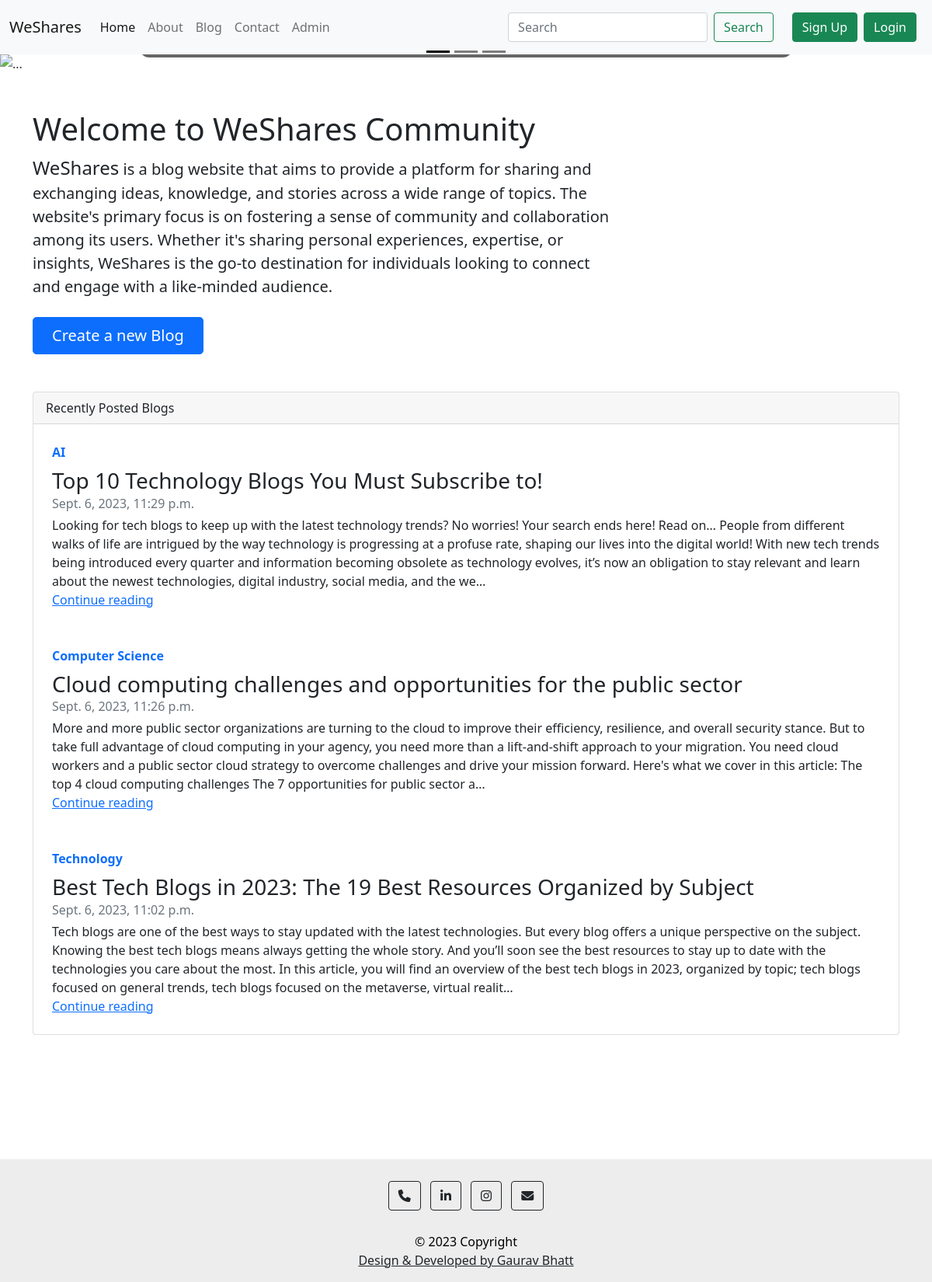
Before: / with the older database file.
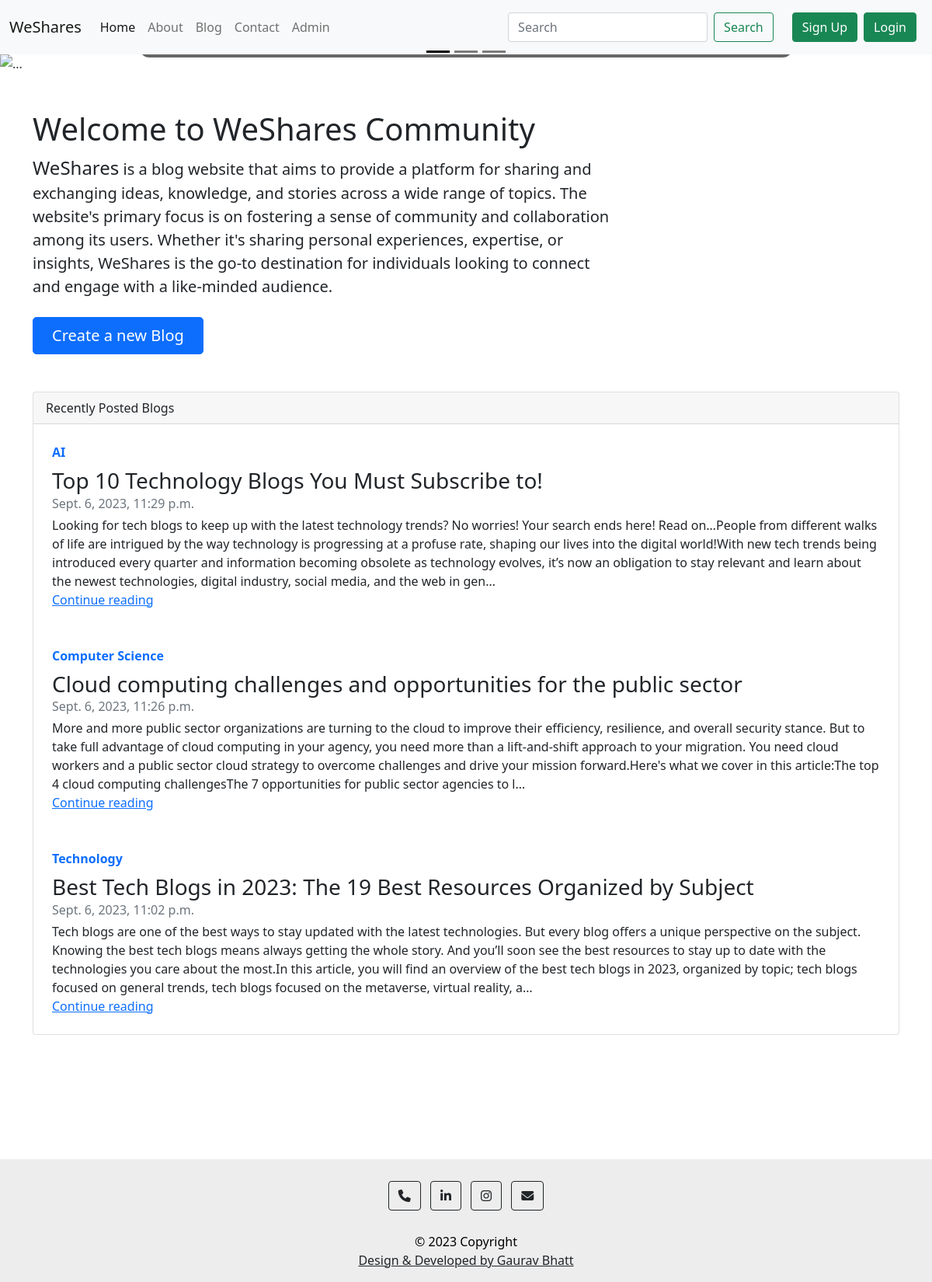
After: the same page with the newer database file.
### blog/models.py (models this page shows, shortened)
class post(models.Model):
    sno=models.AutoField(primary_key=True)
    title=models.CharField(max_length=122)
    content=models.CharField(max_length=10000)
    author=models.CharField(max_length=20)
    slug=models.CharField(max_length=120)
    date=models.DateTimeField()
    user =models.ForeignKey(User, on_delete=models.CASCADE , null=True)

### home/views.py (the view)
# urls.py: path('', views.home , name="home"),
def home(request):
     allpost=models.post.objects.all()[::-2]
     context={'allpost':allpost}
     return render(request , 'home/home.html' , context)

### template/home/home.html (shortened to what this page needs)
{% extends 'base.html' %}
{% block homeactive %} active{% endblock homeactive %}
{% block body %}
<div id="carouselExampleDark" class="carousel carousel-dark slide" data-bs-ride="carousel">
    <div class="carousel-indicators">
      <button type="button" data-bs-target="#carouselExampleDark" data-bs-slide-to="0" class="active" aria-current="true" aria-label="Slide 1"></button>
      <button type="button" data-bs-target="#carouselExampleDark" data-bs-slide-to="1" aria-label="Slide 2"></button>
      <button type="button" data-bs-target="#carouselExampleDark" data-bs-slide-to="2" aria-label="Slide 3"></button>
    </div>
    <div class="carousel-inner">
      <div class="carousel-item active" data-bs-interval="10000" >
        <img src="https://source.unsplash.com/random/1600x500/?Tech" class="d-block w-100" alt="..." style="opacity: 0.9;">
        <div class="carousel-caption d-none d-md-block" style="opacity: 0.6; background-color: black; border-radius: 12px;">
        </div>
      </div>
    </div>
  </div>
  <div class="container my-3 mt-5">
    <main>
        <h1>Welcome to WeShares Community</h1>
        <p class="fs-5 col-md-8 mb-4"> <big> WeShares</big> is a blog website that aims to provide a platform for sharing and exchanging ideas, knowledge, and stories across a wide range of topics. The website's primary focus is on fostering a sense of community and collaboration among its users. Whether it's sharing personal experiences, expertise, or insights, WeShares is the go-to destination for individuals looking to connect and engage with a like-minded audience.</p>
        <div class="mb-5">
          <a href="/createblog" class="btn btn-primary btn-lg px-4">Create a new  Blog</a>
        </div>
      </main>
  </div>
  <div class="container my-3">
    <div class="card">
        <div class="card-header">
          Recently Posted  Blogs
        </div>
        {% for post in allpost  %}
        <div class="col p-4 d-flex flex-column position-static">
            <strong class="d-inline-block mb-2 text-primary">{{post.slug}}</strong>
            <h3 class="mb-0">{{post.title}}</h3>
            <div class="mb-1 text-muted">{{post.date}}</div>
            <p class="card-text mb-auto">{{post.content| truncatechars:500}}</p>
            <a href="/blog/{{post.slug}}" >Continue reading</a>
          </div>
          {% endfor %}
      </div>
  </div>
{% endblock body %}

Changed rows visible on the page:
changed post "Top 10 Technology Blogs You Must Subscribe to!": content "…search ends here! Read on… People from different walks of life are intrigued by the way technology is progressing at a profuse rate, shaping our lives into the digital world! With new tech trends being introduced every quarter and information becoming obsolete as technology evolves, it’s now an obligation to stay relevant and learn about the newest technologies, digital industry, social media, and the we…" → "…search ends here! Read on…People from different walks of life are intrigued by the way technology is progressing at a profuse rate, shaping our lives into the digital world!With new tech trends being introduced every quarter and information becoming obsolete as technology evolves, it’s now an obligation to stay relevant and learn about the newest technologies, digital industry, social media, and the web in gen…"
changed post "Cloud computing challenges and opportunities for the public sector": content "…and drive your mission forward. Here's what we cover in this article: The top 4 cloud computing challenges The 7 opportunities for public sector a…" → "…and drive your mission forward.Here's what we cover in this article:The top 4 cloud computing challengesThe 7 opportunities for public sector agencies to l…"
changed post "Technology": content "…you care about the most. In this article, you will find an overview of the best tech blogs in 2023, organized by topic; tech blogs focused on general trends, tech blogs focused on the metaverse, virtual realit…" → "…you care about the most.In this article, you will find an overview of the best tech blogs in 2023, organized by topic; tech blogs focused on general trends, tech blogs focused on the metaverse, virtual reality, a…"
